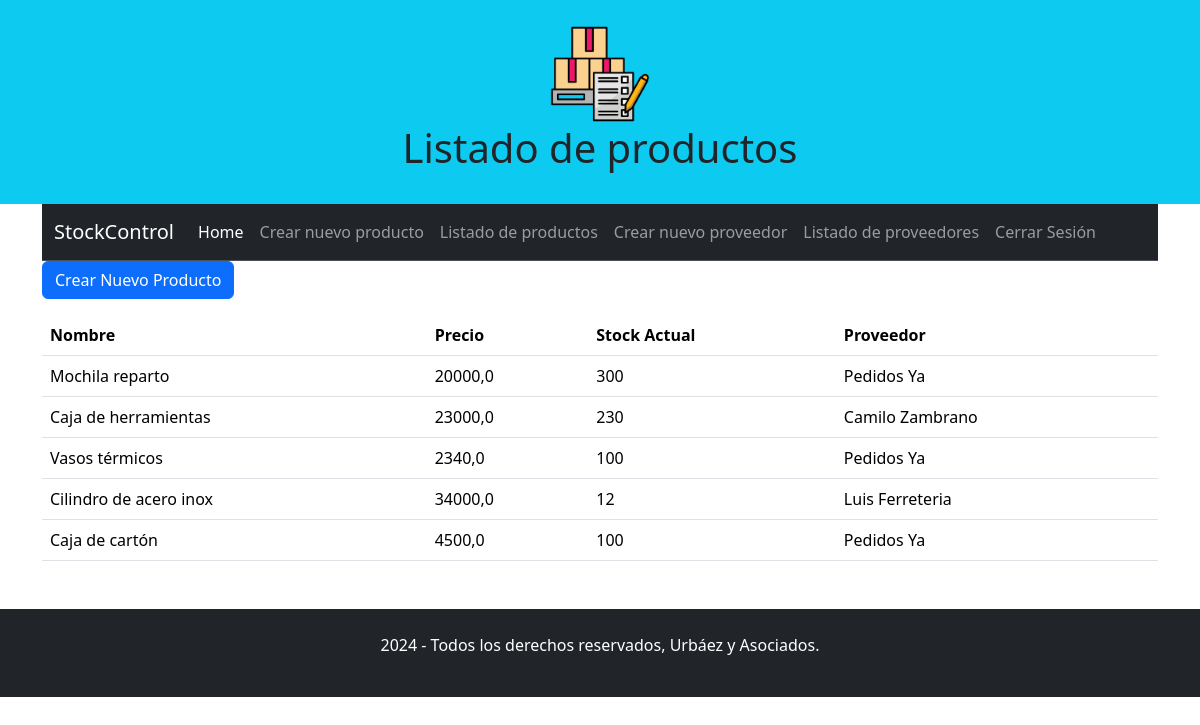
Page /compra/listar_productos/ (signed in) on the committed database.
### compra/models.py (models this page shows, shortened)
class Producto(models.Model):
    nombre = models.CharField(max_length=100)
    precio = models.FloatField()
    stock_actual = models.IntegerField()
    proveedor = models.ForeignKey(Proveedor, on_delete=models.CASCADE)

class Proveedor(models.Model):
    nombre = models.CharField(max_length=100)
    apellido = models.CharField(max_length=100)
    dni = models.IntegerField()
    def __str__(self):
        return f"{self.nombre} {self.apellido}"

### compra/views.py (the view)
# urls.py: path('listar_productos/', listar_productos, name='listar_productos'),
@login_required
def listar_productos(request):
    productos = Producto.objects.all()
    return render(request, 'compra/listar_productos.html', {'productos': productos})

### compra/templates/compra/listar_productos.html (shortened to what this page needs)
{% load static%}
<!DOCTYPE html>
<html lang="es">
    <head>
        <link href="https://cdn.jsdelivr.net/npm/bootstrap@5.3.3/dist/css/bootstrap.min.css" rel="stylesheet">
    </head>
<body>
    <header class="p-4 bg-info text-center">
        <img src="{% static 'imagenes/controlar.png' %}" width="100" height="100">
        <h1>Listado de productos</h1>
    </header>
    <div class="container">
        <nav class="navbar navbar-expand-lg bg-dark border-bottom border-body" data-bs-theme="dark">
            <div class="container-fluid">
              <span class="navbar-brand">StockControl</span>
              <div class="collapse navbar-collapse" id="navbarNav">
                <ul class="navbar-nav">
                  <li class="nav-item">
                    <a class="nav-link active" aria-current="page" href="{% url 'index' %}">Home</a>
                  </li>
                  {% if user.is_authenticated%}
                  <li class="nav-item">
                    <a class="nav-link" href="{% url 'compra:producto_form' %}">Crear nuevo producto</a>
                  </li>
                  <li class="nav-item">
                    <a class="nav-link" href="{% url 'compra:listar_productos' %}">Listado de productos</a>
                  </li>
                  <li class="nav-item">
                    <a class="nav-link" href="{% url 'compra:proveedor_form' %}">Crear nuevo proveedor</a>
                  </li>
                  <li class="nav-item">
                    <a class="nav-link" href="{% url 'compra:listar_proveedores' %}">Listado de proveedores</a>
                  </li>
                  <li class="nav-item">
                    <a class="nav-link" href="{%url 'usuario:logout' %}">Cerrar Sesión</a>
                  </li>
                  {%else%}
                  <li class="nav-item">
                    <a class="nav-link" href="{% url 'usuario:login'%}">Iniciar Sesion</a>
                  </li>
                  {% endif %}
                </ul>
              </div>
            </div>
        </nav>
        <a href="{% url 'compra:producto_form' %}" class="btn btn-primary mb-3">Crear Nuevo Producto</a>
        <table class="table">
            <thead>
                <tr>
                    <th>Nombre</th>
                    <th>Precio</th>
                    <th>Stock Actual</th>
                    <th>Proveedor</th>
                </tr>
            </thead>
            <tbody>
                {% for producto in productos %}
                <tr>
                    <td>{{ producto.nombre }}</td>
                    <td>{{ producto.precio }}</td>
                    <td>{{ producto.stock_actual }}</td>
                    <td>{{ producto.proveedor }}</td>
                </tr>
                {% endfor %}
            </tbody>
        </table>
    </div>
    <footer class="mt-5 p-4 bg-dark text-white text-center">
        <p>2024 - Todos los derechos reservados, Urbáez y Asociados.</p>
    </footer>
</body>
</html>

### rows in the picture
Producto: nombre "Mochila reparto", precio "20000,0", stock_actual "300", proveedor "Pedidos Ya"
Producto: nombre "Caja de herramientas", precio "23000,0", stock_actual "230", proveedor "Camilo Zambrano"
Producto: nombre "Vasos térmicos", precio "2340,0", stock_actual "100", proveedor "Pedidos Ya"
Producto: nombre "Cilindro de acero inox", precio "34000,0", stock_actual "12", proveedor "Luis Ferreteria"
Producto: nombre "Caja de cartón", precio "4500,0", stock_actual "100", proveedor "Pedidos Ya"
